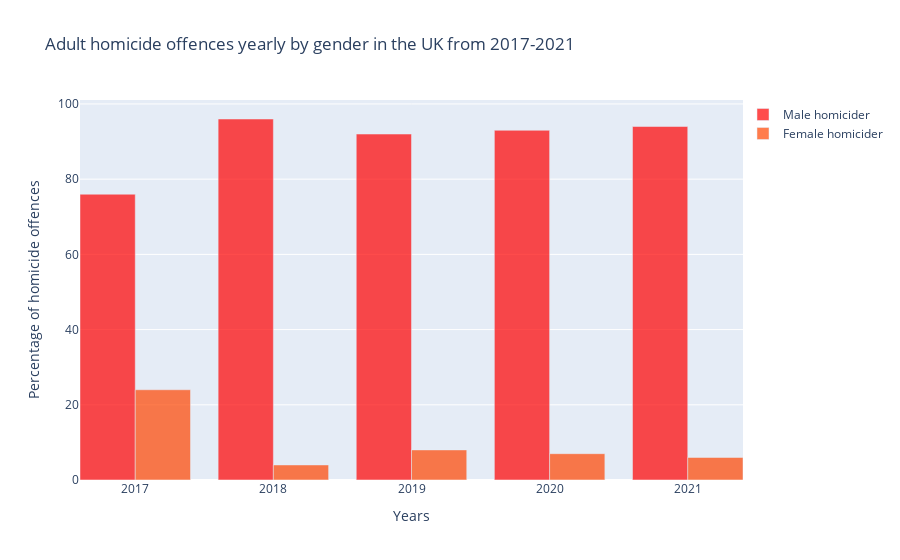

Notebook code cell kept with this figure:
### Code cell
X = ['2017', '2018', '2019', '2020', '2021']

X_axis = np.arange(len(X))
  
fig = go.Figure()

fig.add_trace(go.Bar(
    x=X_axis - 0.2,
    y=male_homicide,
    width=0.4,
    name='Male homicider',
    marker_color='rgba(255, 0, 0, 0.7)'  # Adjust the RGB values and alpha as needed
))

fig.add_trace(go.Bar(
    x=X_axis + 0.2,
    y=female_homicide,
    width=0.4,
    name='Female homicider',
    marker_color='rgba(255, 69, 0, 0.7)'
))

fig.update_layout(
    xaxis=dict(tickvals=X_axis, ticktext=X),
    xaxis_title="Years",
    yaxis_title="Percentage of homicide offences",
    title="Adult homicide offences yearly by gender in the UK from 2017-2021",
    legend=dict(x=1, y=1),
)

fig.show()

### Figure 1 — Plotly figure (JSON) as saved in the notebook; plotly's stock layout.template omitted (floating-point values rounded to 4 significant figures)
{"data": [{"marker": {"color": "rgba(255, 0, 0, 0.7)"}, "name": "Male homicider", "type": "bar", "width": 0.4, "x": [-0.2, 0.8, 1.8, 2.8, 3.8], "y": [76, 96, 92, 93, 94]}, {"marker": {"color": "rgba(255, 69, 0, 0.7)"}, "name": "Female homicider", "type": "bar", "width": 0.4, "x": [0.2, 1.2, 2.2, 3.2, 4.2], "y": [24, 4, 8, 7, 6]}], "layout": {"legend": {"x": 1, "y": 1}, "title": {"text": "Adult homicide offences yearly by gender in the UK from 2017-2021"}, "xaxis": {"ticktext": ["2017", "2018", "2019", "2020", "2021"], "tickvals": [0, 1, 2, 3, 4], "title": {"text": "Years"}}, "yaxis": {"title": {"text": "Percentage of homicide offences"}}}}
